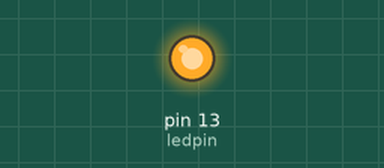
Simulated run of this sketch. Board: Arduino Uno, built with avr-gcc and run on an emulated ATmega328P. Shown: output pins drawn as LEDs (lit = HIGH).

Above: at 2.5 s.
At 5.5 s:
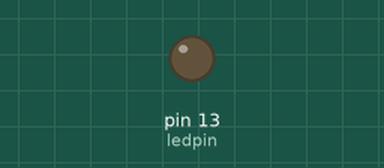
Timing chart, 0 to 7.8 s (numbered marks = the images above):
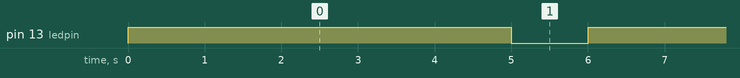

Measured:
- by itself, pin 13 (ledpin): alternates HIGH for 5.0 s and LOW for 1.0 s

The sketch:

led_blinking_arduino.ino
```cpp
const int ledpin = 13;

void setup() {
pinMode(ledpin, OUTPUT);

}

void loop() {
  digitalWrite(ledpin, HIGH);
  delay(5000);
  digitalWrite(ledpin, LOW);
  delay(1000);

}
```

add_integer.c
```cpp
#include <stdio.h>
int main() {
    int number;

    printf("Enter an integer: ");

    // reads and stores input
    scanf("%d", &number);

    // displays output
    printf("You entered: %d", number);

    return 0;
}
```
